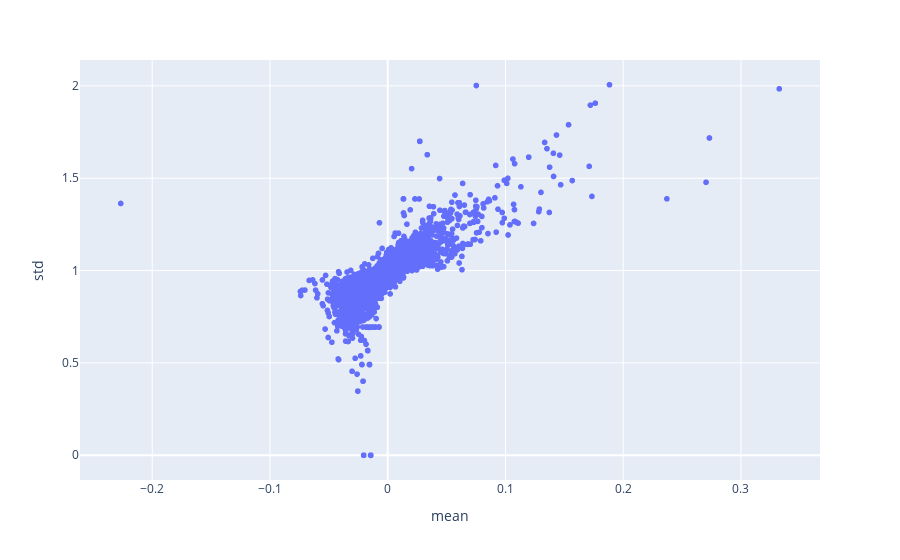

Source (notebook cell):
### Code cell
px.scatter(transformed_df_stats, x="mean", y="std")

### Figure 1 — Plotly figure (JSON) as saved in the notebook; plotly's stock layout.template omitted (floating-point values rounded to 4 significant figures; data arrays with more than 128 entries replaced by an {"elided": "..."} marker saying what was removed)
{"data": [{"hovertemplate": "mean=%{x}<br>std=%{y}<extra></extra>", "legendgroup": "", "marker": {"color": "#636efa", "symbol": "circle"}, "mode": "markers", "name": "", "showlegend": false, "type": "scattergl", "x": {"elided": "2618 float values"}, "xaxis": "x", "y": {"elided": "2618 float values"}, "yaxis": "y"}], "layout": {"legend": {"tracegroupgap": 0}, "margin": {"t": 60}, "xaxis": {"anchor": "y", "domain": [0, 1], "title": {"text": "mean"}}, "yaxis": {"anchor": "x", "domain": [0, 1], "title": {"text": "std"}}}}
